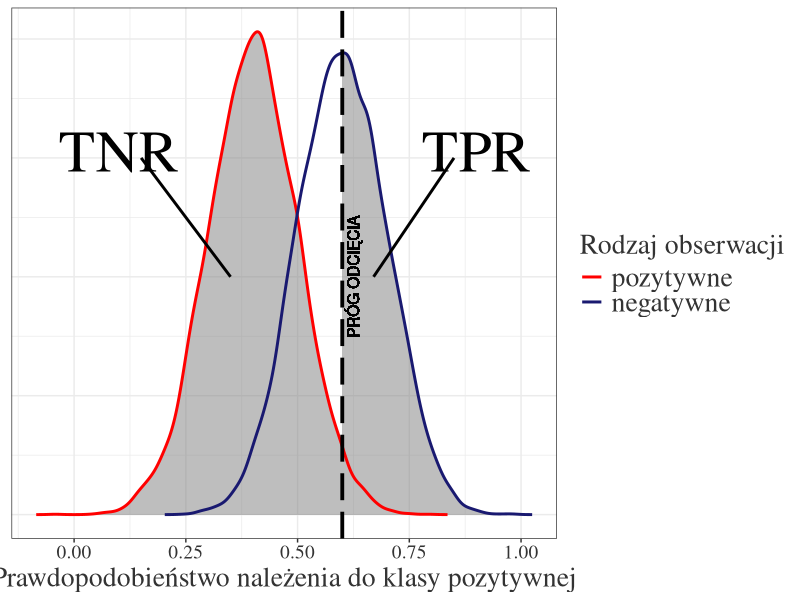
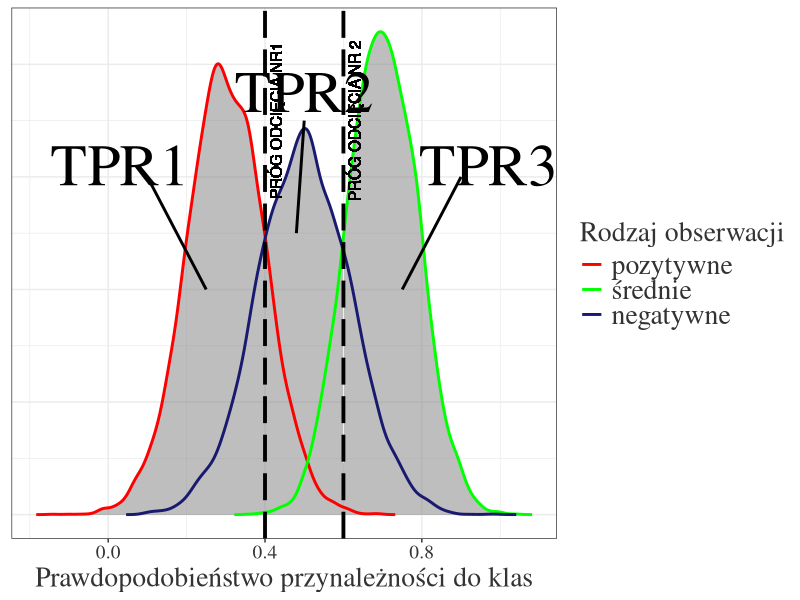

These figures' R source, in order:
library("ggplot2")

poz <- rnorm(10000, 0.6, 0.1)
neg <- rnorm(10000, 0.4, 0.1)

dpoz <- density(poz)
dneg <- density(neg)

prog <- 0.6

danepoz <- data.frame(x=dpoz$x, 
                      y=dpoz$y, 
                      xx=c(rep(prog, length(which(dpoz$x<prog))), dpoz$x[which(dpoz$x>=prog)]), 
                      yy=c(rep(0, length(which(dpoz$x<prog))), dpoz$y[which(dpoz$x>=prog)]),
                      klasa="poz",
                      prog=prog)
daneneg <- data.frame(x=dneg$x, 
                      y=dneg$y, 
                      xx=c(rep(prog, length(which(dneg$x>prog))), dneg$x[which(dneg$x<=prog)]), 
                      yy=c(rep(0, length(which(dneg$x>prog))), dneg$y[which(dneg$x<=prog)]), 
                      klasa="neg",
                      prog=prog)
dane <- rbind(danepoz, daneneg)


ggplot(dane)+
  geom_polygon(aes(x=xx, y=yy, fill=klasa), alpha=0.5)+
  geom_line(aes(x=x, y=y, color=klasa), size=1)+
  geom_vline(xintercept=prog, size=1.3, colour="black", linetype = "longdash")+
  geom_text(aes(x=prog, 
                label="\nPRÓG ODCIĘCIA", y=2), 
            colour="black", 
            angle=90, 
            text=element_text(size=11, family="serif"))+
  theme_bw()+
  theme(axis.ticks.y = element_blank(), 
        axis.text.y = element_blank(),
        axis.title.y = element_blank(),
        axis.text.x = element_text(size=14, family="serif", colour="grey20"),
        axis.title.x = element_text(size=20, family="serif", colour="grey20"),
        legend.text = element_text(size=20, family="serif", colour="grey20"),
        legend.title = element_text(size=20, family="serif", colour="grey20"))+
  xlab("Prawdopodobieństwo należenia do klasy pozytywnej")+
  scale_fill_manual(values = c("red", "midnightblue"),
                    name="Experimental\nCondition",
                    breaks=c("ctrl", "trt1"))+
  scale_colour_manual(values = c("red", "midnightblue"),
                      name="Rodzaj obserwacji",
                      labels=c("pozytywne", "negatywne"))+
  annotate("segment", x = 0.67, xend = 0.85, y = 2, yend = 3,
           colour = "black", size=1)+
  annotate("segment", x = 0.15, xend = 0.35, y = 3, yend = 2,
           colour = "black", size=1)+
  annotate("text", x = 0.1, y = 3.05, label="TNR", family="serif", size=15)+
  annotate("text", x = 0.9, y = 3.05, label="TPR", family="serif", size=15)

####################################################################################
####################################################################################
####################################################################################

poz <- rnorm(10000, 0.7, 0.09)
sr <- rnorm(10000, 0.5, 0.12)
neg <- rnorm(10000, 0.3, 0.1)

dpoz <- density(poz)
dsr <- density(sr)
dneg <- density(neg)

prog1 <- 0.4
prog2 <- 0.6

danepoz <- data.frame(x=dpoz$x, 
                      y=dpoz$y, 
                      xx=c(rep(prog2, length(which(dpoz$x<prog2))), dpoz$x[which(dpoz$x>=prog2)]), 
                      yy=c(rep(0, length(which(dpoz$x<prog2))), dpoz$y[which(dpoz$x>=prog2)]),
                      klasa="poz",
                      prog1=prog1,
                      prog2=prog2)
danesr <- data.frame(x=dsr$x, 
                     y=dsr$y, 
                     xx=c(rep(prog1, length(which(dsr$x>prog2 | dsr$x<prog1))-1), 
                          dsr$x[which(dsr$x<=prog2 & dsr$x>=prog1)],
                          prog2), 
                     yy=c(rep(0, length(which(dsr$x>prog2 | dsr$x<prog1))-1), 
                          dsr$y[which(dsr$x<=prog2 & dsr$x>=prog1)], 
                          0), 
                     klasa="sr",
                     prog1=prog1,
                     prog2=prog2)
daneneg <- data.frame(x=dneg$x, 
                      y=dneg$y, 
                      xx=c(rep(prog1, length(which(dneg$x>prog1))), dneg$x[which(dneg$x<=prog1)]), 
                      yy=c(rep(0, length(which(dneg$x>prog1))), dneg$y[which(dneg$x<=prog1)]), 
                      klasa="neg",
                      prog1=prog1,
                      prog2=prog2)
dane <- rbind(danepoz, danesr, daneneg)


ggplot(dane)+
  geom_polygon(aes(x=xx, y=yy, fill=klasa), alpha=0.5)+
  geom_line(aes(x=x, y=y, color=klasa), size=1)+
  geom_vline(xintercept=prog1, size=1.3, colour="black", linetype = "longdash")+
  geom_text(aes(x=prog1, 
                label="\nPRÓG ODCIĘCIA NR1", y=3.5), 
            colour="black", 
            angle=90, 
            text=element_text(size=11, family="serif"))+
  geom_vline(xintercept=prog2, size=1.3, colour="black", linetype = "longdash")+
  geom_text(aes(x=prog2, 
                label="\nPRÓG ODCIĘCIA NR 2", y=3.5), 
            colour="black", 
            angle=90, 
            text=element_text(size=11, family="serif"))+
  theme_bw()+
  theme(axis.ticks.y = element_blank(), 
        axis.text.y = element_blank(),
        axis.title.y = element_blank(),
        axis.text.x = element_text(size=14, family="serif", colour="grey20"),
        axis.title.x = element_text(size=20, family="serif", colour="grey20"),
        legend.text = element_text(size=20, family="serif", colour="grey20"),
        legend.title = element_text(size=20, family="serif", colour="grey20"))+
  xlab("Prawdopodobieństwo przynależności do klas")+
  scale_fill_manual(values = c("red", "green", "midnightblue"),
                    name="Experimental\nCondition",
                    breaks=c("ctrl", "trt1", "blabla"))+
  scale_colour_manual(values = c("red", "green", "midnightblue"),
                      name="Rodzaj obserwacji",
                      labels=c("pozytywne", "średnie","negatywne"))+
  annotate("segment", x = 0.1, xend = 0.25, y = 3, yend = 2,
           colour = "black", size=1)+
  annotate("segment", x = 0.75, xend = 0.9, y = 2, yend = 3,
           colour = "black", size=1)+
  annotate("segment", x = 0.48, xend = 0.5, y = 2.5, yend = 3.5,
           colour = "black", size=1)+
  annotate("text", x = 0.03, y = 3.1, label="TPR1", family="serif", size=15)+
  annotate("text", x = 0.5, y = 3.75, label="TPR2", family="serif", size=15)+
  annotate("text", x = 0.97, y = 3.1, label="TPR3", family="serif", size=15)



